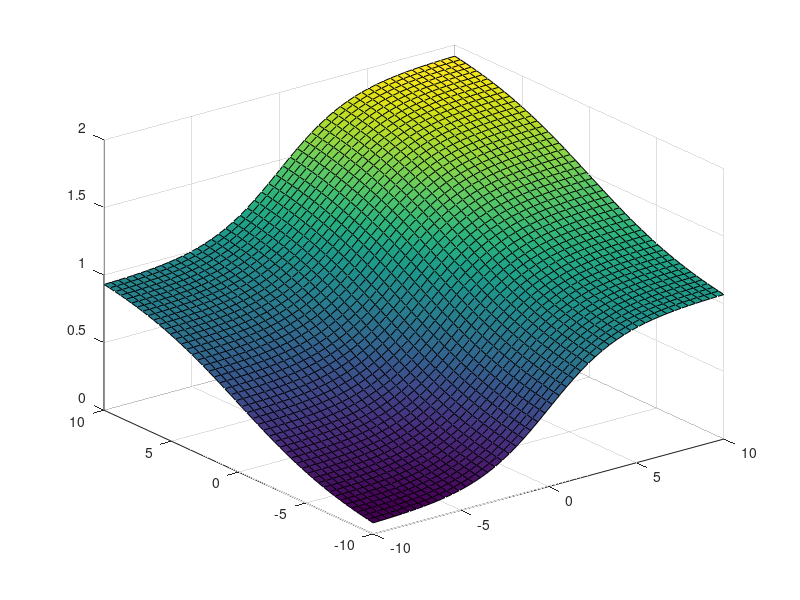

This chart was generated by the following MATLAB code:
close all
clear all
x = linspace(-10,10, 50);
y = linspace(-10,10, 50);
a = .25;
b = 0.5;
for i = 1:length(x)
    for j = 1:length(x)
        % sigx = 1./(1 + exp(-x(i)));
        % sigy = 1./(1 + exp(-y(j)));
        % sig = sigx.*sigy;
        % sig = 1./(1 + exp(-a * x(i) + b * y(j)));
        sig = 1./(1 + exp(-a * x(i))) +  1./(1 + exp(-b * y(j)));
        %% tan = tanh(x(i).*x(i) + y(j).*y(j));
        g(i,j) = (sig);
    end
end
surf(x,y,g)

if 0
    for i = 1:1000
        A = randn(50, 50);
        B = randn(50, 50);
        [Ua, Sa, Va] = svd(A);
        [Ub, Sb, Vb] = svd(B);
        Oa = Ua*Va';
        Ob = Ub*Vb';
        norms(i) = norm((Oa + Ob)/2);
    end
    mean(norms)
end